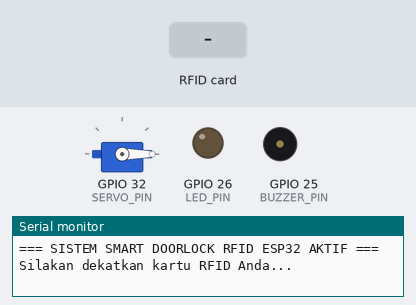
Bench run of a sketch on a simulated ESP32. On the bench: servo, output pins drawn as LEDs (lit = HIGH), buzzer (waves = sounding), the last lines printed to the serial monitor. Dashed ring = blinking. The test bench sets the inputs (shaded band).

Above: at 1.2 s.
1.3 s: RFID card 5E 7A 19 C4 held to the reader
At 1.71 s:
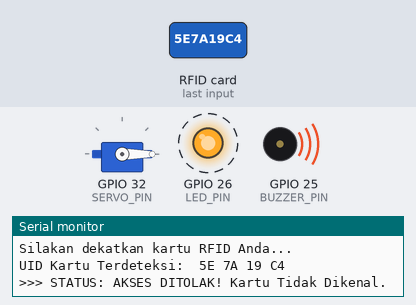
4.3 s: RFID card DE AD BE EF held to the reader
At 5.3 s:
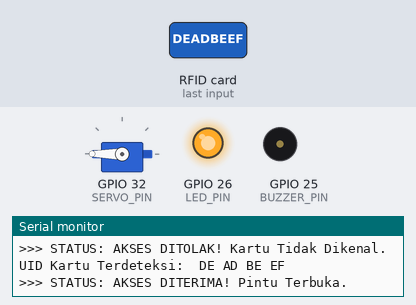
Timing chart, 0 to 10.8 s (numbered marks = the images above; inputs shaded):
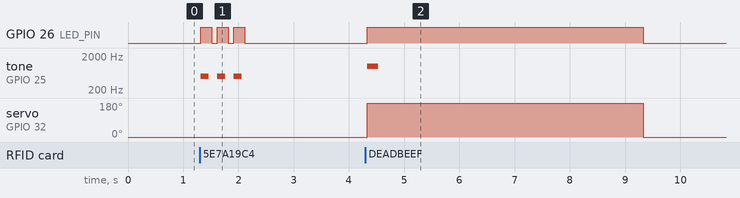

Measured:
- after the input at 1.3 s, GPIO 26 (LED_PIN): alternates HIGH for 0.20 s and LOW for 0.10 s, 6 changes in all, then stays LOW, starting at once; tone on GPIO 25 (BUZZER_PIN): alternates 500 Hz for 0.15 s and silent for 0.15 s, 6 changes in all, then stays silent, starting at once
- after the input at 4.3 s, GPIO 26 (LED_PIN): LOW → HIGH at once, → LOW 5.0 s later; tone on GPIO 25 (BUZZER_PIN): silent → 1000 Hz at once, → silent 0.20 s later; servo on GPIO 32 (SERVO_PIN): 0° → 180° at once, → 0° 5.0 s later

The sketch:

esp32_rfid_smart_doorlock.ino
```cpp
#include <SPI.h>
#include <MFRC522.h>
#include <ESP32Servo.h>

#define SS_PIN 5
#define RST_PIN 27
#define SERVO_PIN 32
#define BUZZER_PIN 25
#define LED_PIN 26

// Masukkan UID Kartu yang diizinkan (Authorized Tag)
byte authorizedUID[4] = {0xDE, 0xAD, 0xBE, 0xEF}; // Ganti sesuai UID kartu Anda

MFRC522 rfid(SS_PIN, RST_PIN);
Servo myServo;

void setup() {
  Serial.begin(115200);
  SPI.begin();
  rfid.PCD_Init();

  pinMode(BUZZER_PIN, OUTPUT);
  pinMode(LED_PIN, OUTPUT);

  myServo.attach(SERVO_PIN);
  myServo.write(0); // Posisi terkunci (0 derajat)

  Serial.println("=== SISTEM SMART DOORLOCK RFID ESP32 AKTIF ===");
  Serial.println("Silakan dekatkan kartu RFID Anda...");
}

void loop() {
  // Cek apakah ada kartu baru terdeteksi
  if (!rfid.PICC_IsNewCardPresent() || !rfid.PICC_ReadCardSerial()) {
    return;
  }

  Serial.print("UID Kartu Terdeteksi: ");
  String content = "";
  bool accessGranted = true;

  for (byte i = 0; i < rfid.uid.size; i++) {
    Serial.print(rfid.uid.uidByte[i] < 0x10 ? " 0" : " ");
    Serial.print(rfid.uid.uidByte[i], HEX);
    if (i < 4 && rfid.uid.uidByte[i] != authorizedUID[i]) {
      accessGranted = false;
    }
  }
  Serial.println();

  if (accessGranted) {
    Serial.println(">>> STATUS: AKSES DITERIMA! Pintu Terbuka.");
    digitalWrite(LED_PIN, HIGH);
    tone(BUZZER_PIN, 1000, 200); // Beep pendek

    myServo.write(180); // Buka pintu (180 derajat)
    delay(5000);        // Pintu terbuka selama 5 detik

    myServo.write(0);   // Kunci kembali
    digitalWrite(LED_PIN, LOW);
    Serial.println(">>> Pintu Terkunci Kembali.");
  } else {
    Serial.println(">>> STATUS: AKSES DITOLAK! Kartu Tidak Dikenal.");
    for (int i = 0; i < 3; i++) {
      digitalWrite(LED_PIN, HIGH);
      tone(BUZZER_PIN, 500, 150);
      delay(200);
      digitalWrite(LED_PIN, LOW);
      delay(100);
    }
  }

  rfid.PICC_HaltA();
  rfid.PCD_StopCrypto1();
}
```
